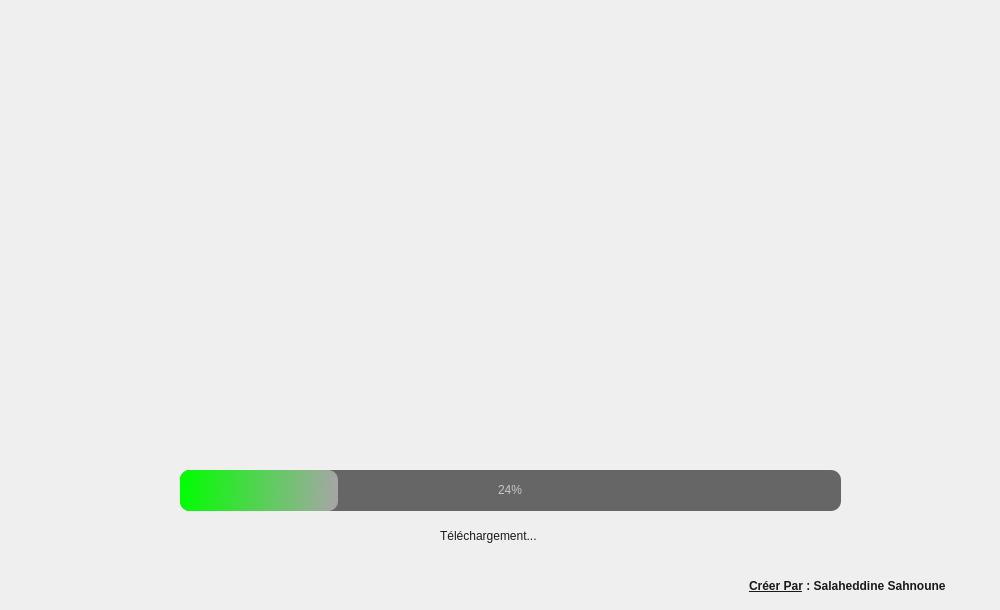
<?xml version="1.0" encoding="UTF-8"?>
<ui version="4.0">
 <class>Splash</class>
 <widget class="QMainWindow" name="Splash">
  <property name="geometry">
   <rect>
    <x>0</x>
    <y>0</y>
    <width>1000</width>
    <height>610</height>
   </rect>
  </property>
  <property name="windowTitle">
   <string>MainWindow</string>
  </property>
  <widget class="QWidget" name="centralwidget">
   <widget class="QLabel" name="label_3">
    <property name="geometry">
     <rect>
      <x>749</x>
      <y>576</y>
      <width>241</width>
      <height>20</height>
     </rect>
    </property>
    <property name="styleSheet">
     <string notr="true">font: 75 10pt &quot;MS Sans Serif&quot;;
color:rgb(26, 26, 26)</string>
    </property>
    <property name="text">
     <string>&lt;html&gt;&lt;head/&gt;&lt;body&gt;&lt;p&gt;&lt;span style=&quot; font-weight:600; text-decoration: underline; color:#1a1a1a;&quot;&gt;Créer Par&lt;/span&gt;&lt;span style=&quot; font-weight:600;&quot;&gt; : &lt;/span&gt;&lt;span style=&quot; font-weight:600; color:#1a1a1a;&quot;&gt;Salaheddine Sahnoune&lt;/span&gt;&lt;/p&gt;&lt;/body&gt;&lt;/html&gt;</string>
    </property>
   </widget>
   <widget class="QProgressBar" name="progressBar">
    <property name="geometry">
     <rect>
      <x>180</x>
      <y>470</y>
      <width>661</width>
      <height>41</height>
     </rect>
    </property>
    <property name="styleSheet">
     <string notr="true">QProgressBar {
	
	background-color: rgb(102, 102, 102);
	color: rgb(200, 200, 200);
	border-style: none;
	border-radius: 10px;
	text-align: center;
}
QProgressBar::chunk{
	border-radius: 10px;
	background-color: qlineargradient(spread:pad, x1:0, y1:0.511364, x2:1, y2:0.523, stop:0 rgba(0, 255, 0, 255), stop:1 rgba(166, 166, 166, 255));
}</string>
    </property>
    <property name="value">
     <number>24</number>
    </property>
   </widget>
   <widget class="QLabel" name="label_2">
    <property name="geometry">
     <rect>
      <x>440</x>
      <y>520</y>
      <width>181</width>
      <height>31</height>
     </rect>
    </property>
    <property name="styleSheet">
     <string notr="true">font: 75 14pt &quot;Oswald&quot;;
color: rgb(26, 26, 26);</string>
    </property>
    <property name="text">
     <string>Téléchargement...</string>
    </property>
   </widget>
   <widget class="QLabel" name="label">
    <property name="geometry">
     <rect>
      <x>0</x>
      <y>0</y>
      <width>1071</width>
      <height>611</height>
     </rect>
    </property>
    <property name="styleSheet">
     <string notr="true"/>
    </property>
    <property name="text">
     <string/>
    </property>
    <property name="pixmap">
     <pixmap>Icon/1234.jpg</pixmap>
    </property>
   </widget>
   <zorder>label</zorder>
   <zorder>progressBar</zorder>
   <zorder>label_2</zorder>
   <zorder>label_3</zorder>
  </widget>
 </widget>
 <resources/>
 <connections/>
</ui>
